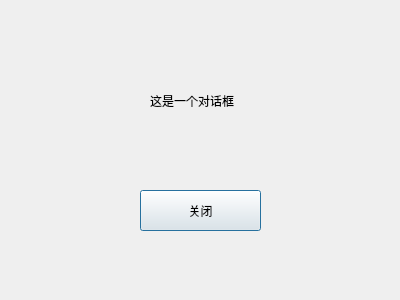
<?xml version="1.0" encoding="UTF-8"?>
<ui version="4.0">
 <class>Dialog</class>
 <widget class="QDialog" name="Dialog">
  <property name="geometry">
   <rect>
    <x>0</x>
    <y>0</y>
    <width>400</width>
    <height>300</height>
   </rect>
  </property>
  <property name="windowTitle">
   <string>Dialog</string>
  </property>
  <widget class="QPushButton" name="pushButton">
   <property name="geometry">
    <rect>
     <x>140</x>
     <y>190</y>
     <width>121</width>
     <height>41</height>
    </rect>
   </property>
   <property name="text">
    <string>关闭</string>
   </property>
  </widget>
  <widget class="QLabel" name="label">
   <property name="geometry">
    <rect>
     <x>150</x>
     <y>80</y>
     <width>111</width>
     <height>41</height>
    </rect>
   </property>
   <property name="text">
    <string>这是一个对话框</string>
   </property>
  </widget>
 </widget>
 <resources/>
 <connections/>
</ui>
